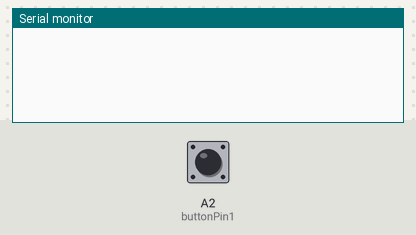
This sketch was run on a simulated Arduino Uno, built with avr-gcc and run on an emulated ATmega328P. Shown: the last lines printed to the serial monitor. The test bench sets the inputs (shaded band); at power-on: A2 (buttonPin1) HIGH.

Above: at 1.2 s.
1.3 s: A2 (buttonPin1) pulled LOW for 0.15 s
At 2.6 s:
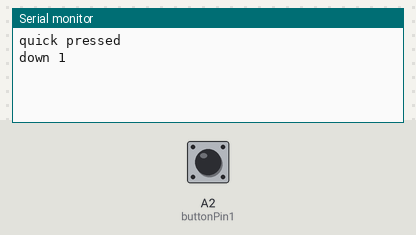
3.2 s: A2 (buttonPin1) pulled LOW for 1 s
At 5.4 s:
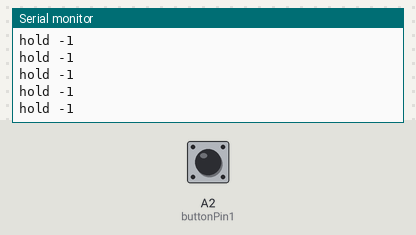

Measured:
- after the input at 1.3 s, the serial monitor: prints a new line after 0.05 s (image 1)
- after the input at 3.2 s, the serial monitor: prints a new line after 1.0 s (image 2)

The sketch:

button_multiclick_modified_testing.ino
```cpp
// -------- clickButton.h --------

#define CLICKBTN_PULLUP HIGH

class ClickButton
{
  public:
    ClickButton(uint8_t buttonPin);
    ClickButton(uint8_t buttonPin, boolean active);
    ClickButton(uint8_t buttonPin, boolean active, boolean internalPullup);
    void Update();
    int clicks;                   // button click counts to return
    int longPress;                //long pressing click count
    boolean depressed;            // the currently debounced button (press) state (presumably it is not sad :)
    boolean quickPressed;         //for quick simgle press detection
    long quickDebounceTime;
    long debounceTime;
    long multiclickTime;
    long longClickTime;
  private:
    boolean _quickState;
    uint8_t _pin;                 // Arduino pin connected to the button
    boolean _activeHigh;          // Type of button: Active-low = 0 or active-high = 1
    boolean _btnState;            // Current appearant button state
    boolean _lastState;           // previous button reading
    int _clickCount;              // Number of button clicks within multiclickTime milliseconds
    long _lastBounceTime;         // the last time the button input pin was toggled, due to noise or a press
};

// -------- end clickButton.h --------


// -------- clickButton.cpp --------

ClickButton::ClickButton(uint8_t buttonPin)
{
  _quickState    = 0;
  _pin           = buttonPin;
  _activeHigh    = LOW;           // Assume active-low button
  _btnState      = !_activeHigh;  // initial button state in active-high logic
  _lastState     = _btnState;
  _clickCount    = 0;
  clicks         = 0;
  longPress      = 0;
  quickPressed   = 0;         //for quick simgle press detection
  quickDebounceTime  = 50;
  depressed      = false;
  _lastBounceTime = 0;
  debounceTime   = 20;            // Debounce timer in ms
  multiclickTime = 250;           // Time limit for multi clicks
  longClickTime  = 1000;          // time until long clicks register
  pinMode(_pin, INPUT);
}


ClickButton::ClickButton(uint8_t buttonPin, boolean activeType)
{
  _quickState    = 0;
  _pin           = buttonPin;
  _activeHigh    = activeType;
  _btnState      = !_activeHigh;  // initial button state in active-high logic
  _lastState     = _btnState;
  _clickCount    = 0;
  clicks         = 0;
  quickPressed   = 0;         //for quick simgle press detection
  quickDebounceTime  = 50;
  longPress      = 0;
  depressed      = 0;
  _lastBounceTime = 0;
  debounceTime   = 20;            // Debounce timer in ms
  multiclickTime = 250;           // Time limit for multi clicks
  longClickTime  = 1000;          // time until long clicks register
  pinMode(_pin, INPUT);
}

ClickButton::ClickButton(uint8_t buttonPin, boolean activeType, boolean internalPullup)
{
  _quickState    = 0;
  _pin           = buttonPin;
  _activeHigh    = activeType;
  _btnState      = !_activeHigh;  // initial button state in active-high logic
  _lastState     = _btnState;
  _clickCount    = 0;
  clicks         = 0;
  longPress      = 0;
  quickPressed   = 0;         //for quick simgle press detection
  quickDebounceTime  = 50;
  depressed      = 0;
  _lastBounceTime = 0;
  debounceTime   = 20;            // Debounce timer in ms
  multiclickTime = 250;           // Time limit for multi clicks
  longClickTime  = 1000;          // time until "long" click register

  // Turn on internal pullup resistor if applicable
  if (_activeHigh == LOW && internalPullup == CLICKBTN_PULLUP)
    pinMode(_pin, INPUT_PULLUP);
  else
    pinMode(_pin, INPUT);
}


void ClickButton::Update()
{
  long now = (long)millis();      // get current time
  _btnState = digitalRead(_pin);  // current appearant button state

  // Make the button logic active-high in code
  if (!_activeHigh) _btnState = !_btnState;

  // If the switch changed, due to noise or a button press, reset the debounce timer
  if (_btnState != _lastState) _lastBounceTime = now;


  // debounce the button (Check if a stable, changed state has occured)
  if (now - _lastBounceTime > debounceTime && _btnState != depressed)
  {
    depressed = _btnState;
    if (depressed) _clickCount++;
    longPress = 0;
  }
  quickPressed = 0;
  if ((now - _lastBounceTime) > quickDebounceTime) {
    if (_btnState != _quickState) {
      _quickState = _btnState;

      if (_quickState != _activeHigh) {
        quickPressed = 1;
      }
    }
  }

  // If the button released state is stable, report nr of clicks and start new cycle
  if (!depressed && (now - _lastBounceTime) > multiclickTime)
  {
    // positive count for released buttons
    clicks = _clickCount;
    _clickCount = 0;
  }

  // Check for "long click"
  if (depressed && (now - _lastBounceTime > longClickTime))
  {
    // negative count for long clicks
    if (clicks < 0) {
      longPress = clicks;
    }
    clicks = 0 - _clickCount;
    _clickCount = 0;
  }


  _lastState = _btnState;
}

// -------- end clickButton.cpp --------


/* ClickButton library demo

  OUtput a message on Serial according to different clicks on one button.

  Short clicks:

    Single click -
    Double click -
    Triple click -

  Long clicks (hold button for one second or longer on last click):

    Single-click -
    Double-click -
    Triple-click -

  2010, 2013 raron

  GNU GPLv3 license
*/


// the Button
const int buttonPin1 = A2;
ClickButton button1(buttonPin1, LOW, CLICKBTN_PULLUP);


void setup()
{
  Serial.begin(115200);

  // Setup button timers (all in milliseconds / ms)
  // (These are default if not set, but changeable for convenience)
  button1.debounceTime   = 20;   // Debounce timer in ms
  button1.multiclickTime = 250;  // Time limit for multi clicks
  button1.longClickTime  = 1000; // time until "held-down clicks" register
}


void loop()
{
  // Update button state
  button1.Update();

  // Save click codes in LEDfunction, as click codes are reset at next Update()

  //if (button1.longPress) Serial.println(button1.longPress);
  if (button1.clicks){
    Serial.print("down ");
    Serial.println(button1.clicks);
  }


  if (button1.quickPressed) Serial.println("quick pressed");

  if (button1.longPress){

    Serial.print("hold ");
    Serial.println(button1.longPress);
  }


  //delay(5);

}
```
